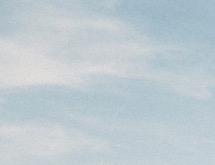
#> input picture tps/tp3/data/images/cielo.jpg, 215 x 165 px; its folder holds 3 pictures in this run
$ jupyter execute exercise2.ipynb
#> lines starting #> are read from the running program, lines starting #| are printed output that depends on the picture
[cell 1]
import cv2
import numpy as np
import os
from sklearn.model_selection import train_test_split, cross_val_score
from sklearn.metrics import accuracy_score
from sklearn.svm import SVC
from sklearn.model_selection import GridSearchCV
from sklearn.metrics import confusion_matrix
import matplotlib.pyplot as plt
from matplotlib import cm

# Ejercicio 2.1

[cell 2]
DATA_DIR = '../data/images/'

[cell 3]
def img2vec(path, size=(64, 64)):
#> called with path = '../data/images/cielo.jpg', size = (64, 64)
    image = cv2.imread(path)
#> image is the input picture: shape (165, 215, 3); mean B, G, R 209, 202.6, 190.5
    image = cv2.cvtColor(image, cv2.COLOR_BGR2RGB) # Convert to RGB
    image = cv2.resize(image, size)
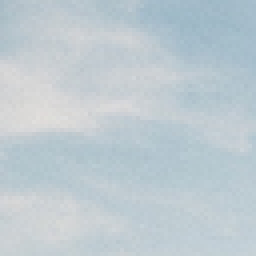
#> image: shape (64, 64, 3) (shown 4 times larger); mean R, G, B 190.4, 202.5, 208.9
    # plot image
    plt.imshow(image)
    vector = image.reshape(-1, image.shape[-1]) # Vector [R, G, B]
    return vector, image

[cell 4]
(vaca, _), (cielo, _), (pasto, _) = [img2vec(os.path.join(DATA_DIR, f)) for f in os.listdir(DATA_DIR)]
#> call 2 of img2vec, with path = '../data/images/pasto.jpg', size = (64, 64)
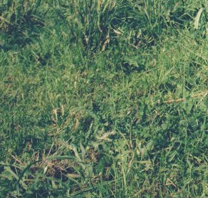
#> input picture tps/tp3/data/images/pasto.jpg, 208 x 198 px
#> in img2vec, image is the input picture: shape (198, 208, 3); mean B, G, R 90.2, 118.3, 92.5
#> in img2vec (call 2), `image = cv2.resize(image, size)`:
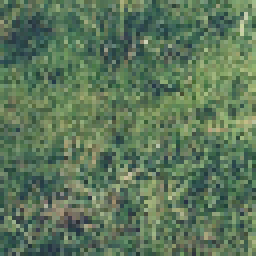
#> image: shape (64, 64, 3) (shown 4 times larger); mean R, G, B 92.4, 118.1, 90
#> call 3 of img2vec, with path = '../data/images/vaca.jpg', size = (64, 64)
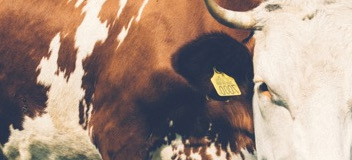
#> input picture tps/tp3/data/images/vaca.jpg, 352 x 160 px
#> in img2vec, image is the input picture: shape (160, 352, 3); mean B, G, R 129.2, 141.7, 164.1
#> in img2vec (call 3), `image = cv2.resize(image, size)`:
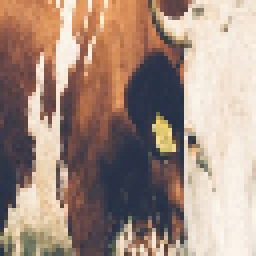
#> image: shape (64, 64, 3) (shown 4 times larger); mean R, G, B 164.1, 141.7, 129.3

[cell 5]
vaca

[cell 6]
X = np.concatenate((vaca, cielo, pasto)) # array of rgb pixels
print(X.shape) # (12288, 3) = (64px x 64px x 3img, 3=rgb)
#| (12288, 3)
X

[cell 7]
y = np.array([0] * len(vaca) + [1] * len(cielo) + [2] * len(pasto)) # 0: vaca, 1: cielo, 2: pasto
#> y = 12288 values from 0 to 2
y # label for each pixel
#> Out = 12288 values from 0 to 2

[cell 8]
assert X.shape[0] == y.shape[0]

[cell 9]
# Create a colormap based on labels
cmap = cm.get_cmap('viridis', max(y) + 1)

# Create a 3D scatter plot
fig = plt.figure()
ax = fig.add_subplot(111, projection='3d')

# Extract x, y, and z coordinates from the points
r = [point[0] for point in X]
#> r = 12288 values, max 255 at index 8218, min 29 at index 7287, mean 149
g = [point[1] for point in X]
#> g = 12288 values, max 248 at index 8465, min 43 at index 10089, mean 154.1
b = [point[2] for point in X]
#> b = 12288 values, max 240 at index 8914, min 47 at index 5613, mean 142.8

# Plot the 3D points with colors based on labels
sc = ax.scatter(r, g, b, c=y, cmap=cmap, marker='o')

# Add labels and title
ax.set_xlabel('R')
ax.set_ylabel('G')
ax.set_zlabel('B')

# Add a colorbar to the plot to show the mapping between labels and colors
cbar = plt.colorbar(sc, ax=ax)
cbar.set_label('Class')

# Show the plot
plt.show()
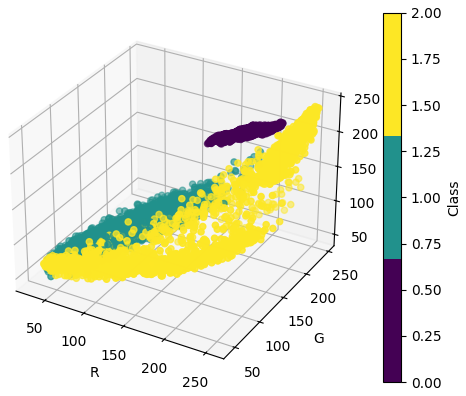
#> figure drawn by matplotlib, 2 panels

[cell 10]
X_train, X_test, y_train, y_test = train_test_split(X, y, test_size=0.2, random_state=42)
#> X_test = 2458 rows, first 8: [88, 123, 89], [193, 204, 210], [187, 201, 209], [181, 116, 87], [126, 139, 102], [193, 206, 212], [180, 198, 208], [218, 217, 215]; y_train = 9830 values, max 2 at index 1, min 0 at index 2, mean 1; y_test = 2458 values, max 2 at index 3, min 0 at index 1, mean 0.984

[cell 11]
# Search for best parameters
param_grid = [
    {
        'kernel': ['poly'],
        'degree': [2, 3, 4],  # Different polynomial degrees to compare
        'C': [0.1, 1.0, 10.0, 100]  # Different C values for the polynomial kernel
    },
    {
        'kernel': ['rbf'],
        'gamma': [0.00001, 0.0001, 0.001, 0.01],  # Different gamma values for the RBF kernel
        'C': [0.1, 1.0, 10.0, 100]  # Different C values for the RBF kernel
    }
]

svc = SVC()

# 5-fold cross-validation, get the best parameters maximizing the accuracy
clf = GridSearchCV(svc, param_grid, scoring='accuracy', cv=5, verbose=1, n_jobs=-1)

clf.fit(X_train, y_train)
#| Fitting 5 folds for each of 28 candidates, totalling 140 fits

print('Best parameters found:\n', clf.best_params_)
print('Best score found:\n', clf.best_score_)
print('Best estimator found:\n', clf.best_estimator_)
